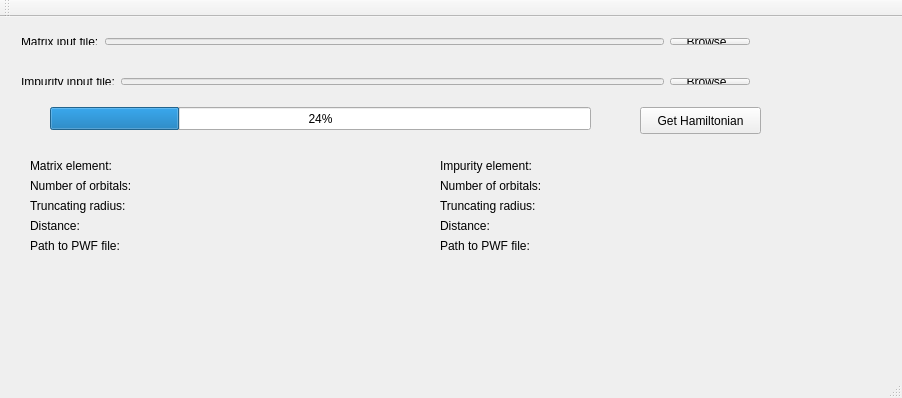
<?xml version="1.0" encoding="UTF-8"?>
<ui version="4.0">
 <class>MainWindow</class>
 <widget class="QMainWindow" name="MainWindow">
  <property name="geometry">
   <rect>
    <x>0</x>
    <y>0</y>
    <width>902</width>
    <height>398</height>
   </rect>
  </property>
  <property name="sizePolicy">
   <sizepolicy hsizetype="Preferred" vsizetype="Preferred">
    <horstretch>0</horstretch>
    <verstretch>0</verstretch>
   </sizepolicy>
  </property>
  <property name="windowTitle">
   <string>GUINano</string>
  </property>
  <widget class="QWidget" name="centralWidget">
   <widget class="QPushButton" name="pushButton_3">
    <property name="geometry">
     <rect>
      <x>640</x>
      <y>90</y>
      <width>121</width>
      <height>27</height>
     </rect>
    </property>
    <property name="text">
     <string>Get Hamiltonian</string>
    </property>
   </widget>
   <widget class="QWidget" name="layoutWidget">
    <property name="geometry">
     <rect>
      <x>10</x>
      <y>10</y>
      <width>751</width>
      <height>29</height>
     </rect>
    </property>
    <layout class="QHBoxLayout" name="horizontalLayout">
     <item>
      <widget class="QLabel" name="label">
       <property name="text">
        <string>Matrix iput file:</string>
       </property>
      </widget>
     </item>
     <item>
      <widget class="QLineEdit" name="lineEdit">
       <property name="enabled">
        <bool>false</bool>
       </property>
      </widget>
     </item>
     <item>
      <widget class="QPushButton" name="pushButton">
       <property name="text">
        <string>Browse..</string>
       </property>
      </widget>
     </item>
    </layout>
   </widget>
   <widget class="QWidget" name="layoutWidget">
    <property name="geometry">
     <rect>
      <x>10</x>
      <y>50</y>
      <width>751</width>
      <height>29</height>
     </rect>
    </property>
    <layout class="QHBoxLayout" name="horizontalLayout_2">
     <item>
      <widget class="QLabel" name="label_2">
       <property name="text">
        <string>Impurity input file:</string>
       </property>
      </widget>
     </item>
     <item>
      <widget class="QLineEdit" name="lineEdit_2">
       <property name="enabled">
        <bool>false</bool>
       </property>
      </widget>
     </item>
     <item>
      <widget class="QPushButton" name="pushButton_2">
       <property name="text">
        <string>Browse..</string>
       </property>
      </widget>
     </item>
    </layout>
   </widget>
   <widget class="QLabel" name="label_3">
    <property name="geometry">
     <rect>
      <x>30</x>
      <y>140</y>
      <width>111</width>
      <height>17</height>
     </rect>
    </property>
    <property name="text">
     <string>Matrix element:</string>
    </property>
   </widget>
   <widget class="QLabel" name="label_5">
    <property name="geometry">
     <rect>
      <x>30</x>
      <y>160</y>
      <width>140</width>
      <height>17</height>
     </rect>
    </property>
    <property name="text">
     <string>Number of orbitals:</string>
    </property>
   </widget>
   <widget class="QLabel" name="matrixNumOrbLabel">
    <property name="geometry">
     <rect>
      <x>170</x>
      <y>160</y>
      <width>67</width>
      <height>17</height>
     </rect>
    </property>
    <property name="text">
     <string/>
    </property>
   </widget>
   <widget class="QLabel" name="matrixElementLabel">
    <property name="geometry">
     <rect>
      <x>170</x>
      <y>140</y>
      <width>67</width>
      <height>17</height>
     </rect>
    </property>
    <property name="text">
     <string/>
    </property>
   </widget>
   <widget class="QLabel" name="matrixDistLabel">
    <property name="geometry">
     <rect>
      <x>170</x>
      <y>200</y>
      <width>67</width>
      <height>17</height>
     </rect>
    </property>
    <property name="text">
     <string/>
    </property>
   </widget>
   <widget class="QLabel" name="matrixRadLabel">
    <property name="geometry">
     <rect>
      <x>170</x>
      <y>180</y>
      <width>67</width>
      <height>17</height>
     </rect>
    </property>
    <property name="text">
     <string/>
    </property>
   </widget>
   <widget class="QLabel" name="label_10">
    <property name="geometry">
     <rect>
      <x>30</x>
      <y>200</y>
      <width>110</width>
      <height>17</height>
     </rect>
    </property>
    <property name="text">
     <string>Distance:</string>
    </property>
   </widget>
   <widget class="QLabel" name="label_4">
    <property name="geometry">
     <rect>
      <x>30</x>
      <y>180</y>
      <width>120</width>
      <height>17</height>
     </rect>
    </property>
    <property name="text">
     <string>Truncating radius:</string>
    </property>
   </widget>
   <widget class="QLabel" name="label_11">
    <property name="geometry">
     <rect>
      <x>440</x>
      <y>180</y>
      <width>120</width>
      <height>17</height>
     </rect>
    </property>
    <property name="text">
     <string>Truncating radius:</string>
    </property>
   </widget>
   <widget class="QLabel" name="impurNumOrbLabel">
    <property name="geometry">
     <rect>
      <x>580</x>
      <y>160</y>
      <width>67</width>
      <height>17</height>
     </rect>
    </property>
    <property name="text">
     <string/>
    </property>
   </widget>
   <widget class="QLabel" name="impurElementLabel">
    <property name="geometry">
     <rect>
      <x>580</x>
      <y>140</y>
      <width>67</width>
      <height>17</height>
     </rect>
    </property>
    <property name="text">
     <string/>
    </property>
   </widget>
   <widget class="QLabel" name="impurRadLabel">
    <property name="geometry">
     <rect>
      <x>580</x>
      <y>180</y>
      <width>67</width>
      <height>17</height>
     </rect>
    </property>
    <property name="text">
     <string/>
    </property>
   </widget>
   <widget class="QLabel" name="label_15">
    <property name="geometry">
     <rect>
      <x>440</x>
      <y>160</y>
      <width>140</width>
      <height>17</height>
     </rect>
    </property>
    <property name="text">
     <string>Number of orbitals:</string>
    </property>
   </widget>
   <widget class="QLabel" name="label_16">
    <property name="geometry">
     <rect>
      <x>440</x>
      <y>140</y>
      <width>120</width>
      <height>17</height>
     </rect>
    </property>
    <property name="text">
     <string>Impurity element:</string>
    </property>
   </widget>
   <widget class="QLabel" name="impurDistLabel">
    <property name="geometry">
     <rect>
      <x>580</x>
      <y>200</y>
      <width>67</width>
      <height>17</height>
     </rect>
    </property>
    <property name="text">
     <string/>
    </property>
   </widget>
   <widget class="QLabel" name="label_18">
    <property name="geometry">
     <rect>
      <x>440</x>
      <y>200</y>
      <width>110</width>
      <height>17</height>
     </rect>
    </property>
    <property name="text">
     <string>Distance:</string>
    </property>
   </widget>
   <widget class="QLabel" name="matrixPwfPathLabel">
    <property name="geometry">
     <rect>
      <x>30</x>
      <y>240</y>
      <width>391</width>
      <height>17</height>
     </rect>
    </property>
    <property name="text">
     <string/>
    </property>
   </widget>
   <widget class="QLabel" name="label_20">
    <property name="geometry">
     <rect>
      <x>30</x>
      <y>220</y>
      <width>121</width>
      <height>17</height>
     </rect>
    </property>
    <property name="text">
     <string>Path to PWF file:</string>
    </property>
   </widget>
   <widget class="QLabel" name="impurPwfPathLabel">
    <property name="geometry">
     <rect>
      <x>440</x>
      <y>240</y>
      <width>441</width>
      <height>17</height>
     </rect>
    </property>
    <property name="text">
     <string/>
    </property>
   </widget>
   <widget class="QLabel" name="label_22">
    <property name="geometry">
     <rect>
      <x>440</x>
      <y>220</y>
      <width>121</width>
      <height>17</height>
     </rect>
    </property>
    <property name="text">
     <string>Path to PWF file:</string>
    </property>
   </widget>
   <widget class="QProgressBar" name="progressBar">
    <property name="geometry">
     <rect>
      <x>50</x>
      <y>90</y>
      <width>541</width>
      <height>23</height>
     </rect>
    </property>
    <property name="value">
     <number>24</number>
    </property>
   </widget>
  </widget>
  <widget class="QMenuBar" name="menuBar">
   <property name="geometry">
    <rect>
     <x>0</x>
     <y>0</y>
     <width>902</width>
     <height>25</height>
    </rect>
   </property>
  </widget>
  <widget class="QToolBar" name="mainToolBar">
   <attribute name="toolBarArea">
    <enum>TopToolBarArea</enum>
   </attribute>
   <attribute name="toolBarBreak">
    <bool>false</bool>
   </attribute>
  </widget>
  <widget class="QStatusBar" name="statusBar"/>
 </widget>
 <layoutdefault spacing="6" margin="11"/>
 <resources/>
 <connections/>
</ui>
